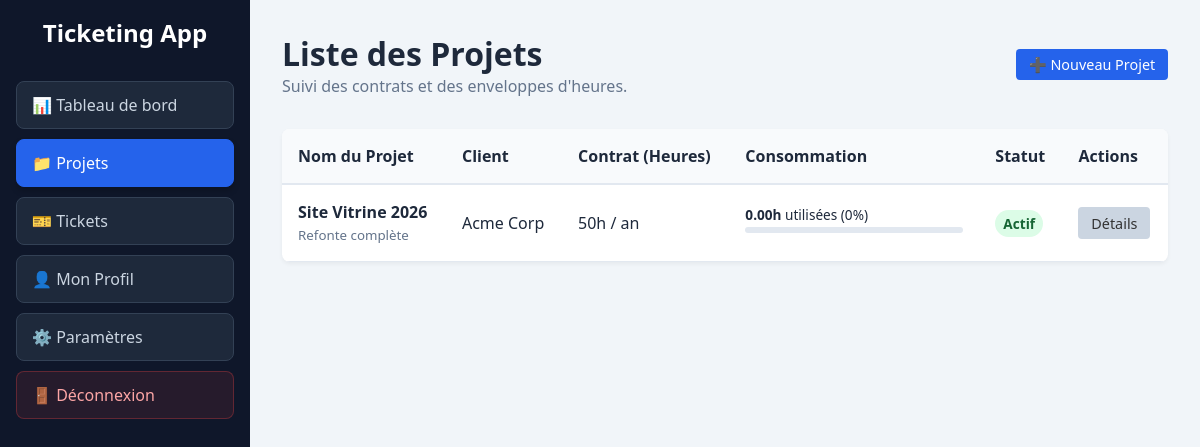
/projects.php (signed in), run on the app's committed database.
### tables this page shows
CREATE TABLE projects (
    id INT AUTO_INCREMENT PRIMARY KEY,
    contrat_id INT NOT NULL,
    nom VARCHAR(255) NOT NULL,
    description TEXT,
    statut VARCHAR(50) DEFAULT 'Actif',
    FOREIGN KEY (contrat_id) REFERENCES contrats(id) ON DELETE CASCADE
);

CREATE TABLE clients (
    id INT AUTO_INCREMENT PRIMARY KEY,
    nom_entreprise VARCHAR(255) NOT NULL
);

CREATE TABLE contrats (
    id INT AUTO_INCREMENT PRIMARY KEY,
    client_id INT NOT NULL,
    nom_contrat VARCHAR(255) NOT NULL,
    heures_incluses INT DEFAULT 0,
    taux_horaire DECIMAL(10,2) DEFAULT 0.00,
    date_debut DATE,
    date_fin DATE,
    FOREIGN KEY (client_id) REFERENCES clients(id) ON DELETE CASCADE
);

### projects.php (the view, shortened to what this page needs)
<?php
require_once 'db.php';
$sql = "
    SELECT p.id, p.nom, p.description, p.statut, c.nom_entreprise AS client, ctr.heures_incluses AS heures_total,
           COALESCE(SUM(tp.duree_heures), 0) AS heures_utilisees
    FROM projects p
    JOIN contrats ctr ON p.contrat_id = ctr.id
    JOIN clients c ON ctr.client_id = c.id
    LEFT JOIN tickets t ON t.projet_id = p.id
    LEFT JOIN temps_passe tp ON tp.ticket_id = t.id
    GROUP BY p.id
    ORDER BY p.id DESC
";
$projects = $pdo->query($sql)->fetchAll();
include 'header.php';
?>
<body>
<div class="app-layout">
    <nav class="sidebar">
        <h2>Ticketing App</h2>
        <ul>
            <li><a href="dashboard.php">📊 Tableau de bord</a></li>
            <li><a href="projects.php" class="active">📁 Projets</a></li>
            <li><a href="tickets.php">🎫 Tickets</a></li>
            <li><a href="profile.php">👤 Mon Profil</a></li>
            <li><a href="settings.php">⚙️ Paramètres</a></li>
            <li><a href="index.php?logout=true" class="btn-logout">🚪 Déconnexion</a></li>
        </ul>
    </nav>
    <main class="main-content">
        <header class="header-flex mb-2">
            <div>
                <h1>Liste des Projets</h1>
                <p class="text-muted">Suivi des contrats et des enveloppes d'heures.</p>
            </div>
            <a href="project-create.php" class="btn btn-sm btn-create">➕ Nouveau Projet</a>
        </header>
        <div class="table-container">
            <table class="w-100">
                <thead>
                    <tr>
                        <th>Nom du Projet</th>
                        <th>Client</th>
                        <th>Contrat (Heures)</th>
                        <th>Consommation</th>
                        <th>Statut</th>
                        <th>Actions</th>
                    </tr>
                </thead>
                <tbody>
                    <?php foreach ($projects as $projet) :
                        $percent = ($projet['heures_total'] > 0) ? ($projet['heures_utilisees'] / $projet['heures_total']) * 100 : 0;
                        $badgeClass = ($projet['statut'] === 'Actif') ? 'badge-green' : 'badge-red';
                    ?>
                    <tr>
                        <td data-label="Nom du Projet">
                            <strong><?php echo htmlspecialchars($projet['nom']); ?></strong><br>
                            <small class="text-muted"><?php echo htmlspecialchars($projet['description']); ?></small>
                        </td>
                        <td data-label="Client"><?php echo htmlspecialchars($projet['client']); ?></td>
                        <td data-label="Contrat"><?php echo htmlspecialchars($projet['heures_total']); ?>h / an</td>
                        <td data-label="Consommation" class="td-progress">
                            <div class="progress-info">
                                <strong><?php echo $projet['heures_utilisees']; ?>h</strong> utilisées (<?php echo round($percent); ?>%)
                            </div>
                            <div class="progress-container sm">
                            </div>
                        </td>
                        <td data-label="Statut"><span class="badge <?php echo $badgeClass; ?>"><?php echo htmlspecialchars($projet['statut']); ?></span></td>
                        <td data-label="Actions"><a href="project-detail.php?id=<?php echo $projet['id']; ?>" class="btn btn-sm btn-light">Détails</a></td>
                    </tr>
                    <?php endforeach; ?>
                </tbody>
            </table>
        </div>
    </main>
</div>
<?php include 'footer.php'; ?>

### assets/css/style.css (style rules this page uses)
:root { --primary-color: #2563eb; --text-dark: #1e293b; --text-muted: #64748b; --bg-light: #f1f5f9; --sidebar-width: 250px; --success: #22c55e; --warning: orange; --danger: #ef4444; }
* { box-sizing: border-box; margin: 0; padding: 0; }
body { font-family: 'Segoe UI', Tahoma, Geneva, Verdana, sans-serif; background-color: var(--bg-light); color: var(--text-dark); height: 100vh; overflow-x: hidden; }
a { text-decoration: none; color: inherit; transition: color 0.2s; }
ul { list-style: none; }
.w-100 { width: 100%; }
.mb-2 { margin-bottom: 2rem; }
.text-muted { color: var(--text-muted); }
.btn { display: inline-block; background: var(--primary-color); color: white; padding: 0.8rem 1.5rem; border: none; border-radius: 4px; cursor: pointer; text-align: center; transition: background 0.2s; }
.btn-sm { padding: 0.4rem 0.8rem; font-size: 0.9rem; width: auto; }
.btn-light { background: #cbd5e1; color: #333; }
.btn-create { white-space: nowrap; }
.badge { padding: 0.25rem 0.5rem; border-radius: 99px; font-size: 0.85rem; font-weight: bold; display: inline-block; }
.badge-green { background-color: #dcfce7; color: #166534; }
.progress-container { background: #e2e8f0; height: 8px; border-radius: 4px; overflow: hidden; margin-bottom: 0.5rem; width: 100%; }
.progress-container.sm { height: 6px; }
.progress-info { font-size: 0.85rem; margin-bottom: 0.2rem; }
.table-container { background: white; border-radius: 8px; box-shadow: 0 2px 4px rgba(0,0,0,0.05); overflow-x: auto; -webkit-overflow-scrolling: touch; }
table { width: 100%; border-collapse: collapse; text-align: left; min-width: 600px; }
thead { background-color: #f8fafc; border-bottom: 2px solid #e2e8f0; }
th, td { padding: 1rem; border-bottom: 1px solid #e2e8f0; }
.td-progress { width: 250px; }
.app-layout { display: flex; height: 100vh; }
.main-content { flex: 1; padding: 2rem; overflow-y: auto; }
.header-flex { display: flex; justify-content: space-between; align-items: center; flex-wrap: wrap; gap: 1rem; }
.sidebar { width: var(--sidebar-width); background-color: #0f172a; color: white; display: flex; flex-direction: column; padding: 1rem; }
.sidebar h2 { margin-bottom: 2rem; text-align: center; }
.sidebar ul { display: flex; flex-direction: column; height: 100%; }
.sidebar a { display: flex; align-items: center; gap: 10px; padding: 12px 15px; margin-bottom: 10px; background-color: #1e293b; border: 1px solid #334155; color: #cbd5e1; border-radius: 8px; font-weight: 500; transition: all 0.2s ease; }
.sidebar a.active { background-color: var(--primary-color); border-color: var(--primary-color); color: white; box-shadow: 0 4px 6px rgba(0, 0, 0, 0.2); }
.btn-logout { margin-top: auto; background-color: rgba(239, 68, 68, 0.1) !important; color: #fca5a5 !important; border: 1px solid rgba(239, 68, 68, 0.3) !important; }

### data on the page
projects: nom "Site Vitrine 2026", description "Refonte complète", clients.nom_entreprise "Acme Corp", contrat.heures_incluses "50", heures_utilisees "0.00", percent "0", statut "Actif"
